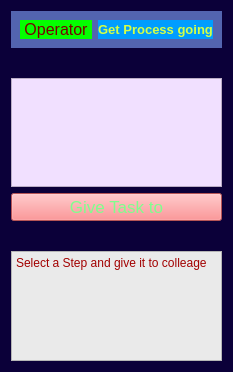
<?xml version="1.0" encoding="UTF-8"?>
<ui version="4.0">
 <class>Form</class>
 <widget class="QWidget" name="Form">
  <property name="geometry">
   <rect>
    <x>0</x>
    <y>0</y>
    <width>233</width>
    <height>372</height>
   </rect>
  </property>
  <property name="windowTitle">
   <string>Form</string>
  </property>
  <property name="styleSheet">
   <string notr="true">background-color:rgb(11, 0, 57);</string>
  </property>
  <layout class="QVBoxLayout" name="verticalLayout">
   <item>
    <widget class="QWidget" name="widget" native="true">
     <property name="styleSheet">
      <string notr="true">background-color: rgb(83, 100, 176);</string>
     </property>
     <layout class="QHBoxLayout" name="horizontalLayout">
      <item>
       <widget class="QLabel" name="give_wf_usertype">
        <property name="styleSheet">
         <string notr="true">background-color:rgb(4, 255, 0);color:rgb(117, 2, 2);font-size:12pt;</string>
        </property>
        <property name="text">
         <string>Operator</string>
        </property>
        <property name="alignment">
         <set>Qt::AlignCenter</set>
        </property>
       </widget>
      </item>
      <item>
       <widget class="QLabel" name="label">
        <property name="enabled">
         <bool>false</bool>
        </property>
        <property name="sizePolicy">
         <sizepolicy hsizetype="Preferred" vsizetype="Preferred">
          <horstretch>0</horstretch>
          <verstretch>0</verstretch>
         </sizepolicy>
        </property>
        <property name="font">
         <font>
          <pointsize>10</pointsize>
          <bold>true</bold>
          <kerning>false</kerning>
         </font>
        </property>
        <property name="layoutDirection">
         <enum>Qt::LeftToRight</enum>
        </property>
        <property name="styleSheet">
         <string notr="true">background-color:rgb(0, 157, 255);color:rgb(212, 255, 70);font-size:10pt;</string>
        </property>
        <property name="text">
         <string>Get Process going</string>
        </property>
        <property name="alignment">
         <set>Qt::AlignCenter</set>
        </property>
       </widget>
      </item>
     </layout>
    </widget>
   </item>
   <item>
    <widget class="QLabel" name="name_label">
     <property name="styleSheet">
      <string notr="true">background-color:rgb(11, 0, 57);color:rgb(0, 255, 21);font-size:12pt;</string>
     </property>
     <property name="text">
      <string/>
     </property>
    </widget>
   </item>
   <item>
    <widget class="QListWidget" name="lw_give_task">
     <property name="styleSheet">
      <string notr="true">color: rgb(149, 38, 30); background-color: rgb(241, 224, 255);font-size:11pt;</string>
     </property>
    </widget>
   </item>
   <item>
    <widget class="QPushButton" name="lw_giveTask_btn">
     <property name="styleSheet">
      <string notr="true">background-color: rgb(255, 117, 119); color: rgb(126, 255, 141); font-size:13pt;</string>
     </property>
     <property name="text">
      <string>Give Task to</string>
     </property>
    </widget>
   </item>
   <item>
    <widget class="QLabel" name="lw_feedback_label">
     <property name="styleSheet">
      <string notr="true">background-color:rgb(11, 0, 57);color:rgb(255, 0, 0);font-size:12pt;</string>
     </property>
     <property name="text">
      <string/>
     </property>
    </widget>
   </item>
   <item>
    <widget class="QTextBrowser" name="lw_comm_field">
     <property name="styleSheet">
      <string notr="true">color: rgb(162, 0, 0); background-color: rgb(234, 234, 234); font: 700 9pt &quot;Segoe UI&quot;;</string>
     </property>
     <property name="html">
      <string>&lt;!DOCTYPE HTML PUBLIC &quot;-//W3C//DTD HTML 4.0//EN&quot; &quot;http://www.w3.org/TR/REC-html40/strict.dtd&quot;&gt;
&lt;html&gt;&lt;head&gt;&lt;meta name=&quot;qrichtext&quot; content=&quot;1&quot; /&gt;&lt;meta charset=&quot;utf-8&quot; /&gt;&lt;style type=&quot;text/css&quot;&gt;
p, li { white-space: pre-wrap; }
hr { height: 1px; border-width: 0; }
li.unchecked::marker { content: &quot;\2610&quot;; }
li.checked::marker { content: &quot;\2612&quot;; }
&lt;/style&gt;&lt;/head&gt;&lt;body style=&quot; font-family:'Segoe UI'; font-size:9pt; font-weight:700; font-style:normal;&quot;&gt;
&lt;p style=&quot; margin-top:0px; margin-bottom:0px; margin-left:0px; margin-right:0px; -qt-block-indent:0; text-indent:0px;&quot;&gt;&lt;span style=&quot; font-weight:400;&quot;&gt;Select a Step and give it to colleage&lt;/span&gt;&lt;/p&gt;&lt;/body&gt;&lt;/html&gt;</string>
     </property>
    </widget>
   </item>
  </layout>
 </widget>
 <resources/>
 <connections/>
</ui>
